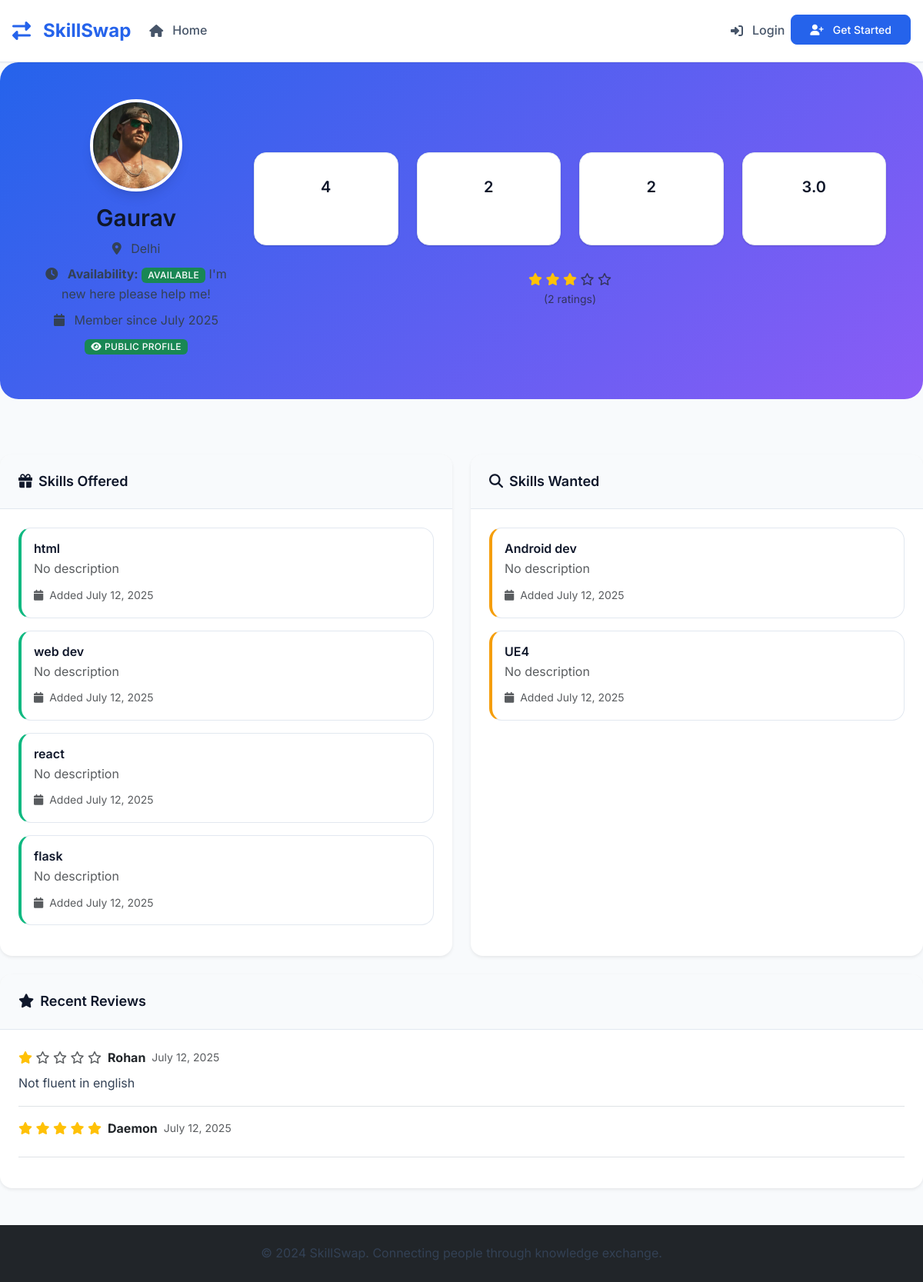
/view_profile/4, run on the app's committed database.
### tables this page shows
CREATE TABLE users (
            id INTEGER PRIMARY KEY AUTOINCREMENT,
            email TEXT UNIQUE NOT NULL,
            password_hash TEXT NOT NULL,
            name TEXT NOT NULL,
            location TEXT,
            profile_photo TEXT,
            availability TEXT,
            is_public INTEGER DEFAULT 1,
            is_admin INTEGER DEFAULT 0,
            is_banned INTEGER DEFAULT 0,
            created_at TIMESTAMP DEFAULT CURRENT_TIMESTAMP
        , bio TEXT, is_under_supervision INTEGER DEFAULT 0, availability_start TEXT, availability_end TEXT);

CREATE TABLE skills (
            id INTEGER PRIMARY KEY AUTOINCREMENT,
            user_id INTEGER,
            skill_name TEXT NOT NULL,
            skill_type TEXT NOT NULL, -- 'offered' or 'wanted'
            description TEXT,
            is_approved INTEGER DEFAULT 1,
            created_at TIMESTAMP DEFAULT CURRENT_TIMESTAMP, is_rejected INTEGER DEFAULT 0, rejection_reason TEXT, rejected_at TIMESTAMP,
            FOREIGN KEY (user_id) REFERENCES users (id)
        );

CREATE TABLE ratings (
            id INTEGER PRIMARY KEY AUTOINCREMENT,
            swap_request_id INTEGER,
            rater_id INTEGER,
            rated_id INTEGER,
            rating INTEGER CHECK(rating >= 1 AND rating <= 5),
            feedback TEXT,
            created_at TIMESTAMP DEFAULT CURRENT_TIMESTAMP,
            FOREIGN KEY (swap_request_id) REFERENCES swap_requests (id),
            FOREIGN KEY (rater_id) REFERENCES users (id),
            FOREIGN KEY (rated_id) REFERENCES users (id)
        );

### skill_swap_app.py (the view)
@app.route('/view_profile/<int:user_id>')
def view_profile(user_id):
    conn = get_db()
    user = conn.execute('SELECT * FROM users WHERE id = ? AND is_public = 1 AND is_banned = 0', (user_id,)).fetchone()
    if not user:
        flash('Profile not found or not available.', 'error')
        return redirect(url_for('index'))
    offered_skills = conn.execute('''
        SELECT * FROM skills WHERE user_id = ? AND skill_type = 'offered' AND is_approved = 1
    ''', (user_id,)).fetchall()
    wanted_skills = conn.execute('''
        SELECT * FROM skills WHERE user_id = ? AND skill_type = 'wanted' AND is_approved = 1
    ''', (user_id,)).fetchall()
    completed_swaps = conn.execute('''
        SELECT COUNT(*) as count FROM swap_requests
        WHERE (requester_id = ? OR provider_id = ?) AND status = 'accepted'
    ''', (user_id, user_id)).fetchone()['count']
    avg_rating = conn.execute('''
        SELECT AVG(rating) as avg_rating, COUNT(*) as total_ratings
        FROM ratings WHERE rated_id = ?
    ''', (user_id,)).fetchone()
    recent_reviews = conn.execute('''
        SELECT r.*, u.name as reviewer_name
        FROM ratings r
        JOIN users u ON r.rater_id = u.id
        WHERE r.rated_id = ?
        ORDER BY r.created_at DESC
        LIMIT 5
    ''', (user_id,)).fetchall()
    can_request = False
    if 'user_id' in session and session['user_id'] != user_id:
        user_offered_skills = conn.execute('''
            SELECT COUNT(*) as count FROM skills
            WHERE user_id = ? AND skill_type = 'offered' AND is_approved = 1
        ''', (session['user_id'],)).fetchone()['count']
        can_request = user_offered_skills > 0
    conn.close()
    user = convert_row_datetimes(user)
    offered_skills = convert_rows_datetimes(offered_skills)
    wanted_skills = convert_rows_datetimes(wanted_skills)
    recent_reviews = convert_rows_datetimes(recent_reviews)
    stats = {
        'offered_skills': len(offered_skills),
        'wanted_skills': len(wanted_skills),
        'completed_swaps': completed_swaps,
        'avg_rating': avg_rating['avg_rating'] or 0,
        'total_ratings': avg_rating['total_ratings'] or 0,
        'has_rating': avg_rating['total_ratings'] > 0
    }
    return render_template('view_profile.html',
                         user=user,
                         offered_skills=offered_skills,
                         wanted_skills=wanted_skills,
                         stats=stats,
                         recent_reviews=recent_reviews,
                         can_request=can_request)

### templates/view_profile.html (shortened to what this page needs)
{% extends "base.html" %}
{% block content %}
<div class="row mb-4">
    <div class="col-12">
        <div class="profile-header">
            <div class="row align-items-center">
                <div class="col-md-3 text-center">
                    <div class="position-relative d-inline-block">
                        {% if user.profile_photo %}
                            <img src="{{ url_for('static', filename='uploads/' + user.profile_photo) }}"
                                 alt="{{ user.name }}" class="profile-avatar mb-3">
                        {% else %}
                            <img src="{{ url_for('static', filename='images/default-avatar.png') }}"
                                 alt="{{ user.name }}" class="profile-avatar mb-3">
                        {% endif %}
                    </div>
                    <h2 class="mb-2">{{ user.name }}</h2>
                    <p class="mb-2">
                        <i class="fas fa-map-marker-alt me-2"></i>
                        {{ user.location or 'Location not specified' }}
                    </p>
                    <p class="mb-2">
                        <i class="fas fa-clock me-2"></i>
                        <strong>Availability:</strong>
                        {% if user.availability %}
                            <span class="badge bg-success">Available</span> {{ user.availability }}
                        {% else %}
                            <span class="badge bg-secondary">Not Available</span>
                        {% endif %}
                    </p>
                    <p class="mb-2">
                        <i class="fas fa-calendar me-2"></i>
                        Member since {{ user.created_at.strftime('%B %Y') }}
                    </p>
                    <div class="mb-2">
                        <span class="badge bg-{{ 'success' if user.is_public else 'secondary' }}">
                            <i class="fas fa-{{ 'eye' if user.is_public else 'eye-slash' }} me-1"></i>
                            {{ 'Public Profile' if user.is_public else 'Private Profile' }}
                        </span>
                    </div>
                </div>
                <div class="col-md-9">
                    <div class="row text-center">
                        <div class="col-md-3 mb-3">
                            <div class="stats-card">
                                <h4 class="mb-1">{{ stats.offered_skills }}</h4>
                                <small>Skills Offered</small>
                            </div>
                        </div>
                        <div class="col-md-3 mb-3">
                            <div class="stats-card">
                                <h4 class="mb-1">{{ stats.wanted_skills }}</h4>
                                <small>Skills Wanted</small>
                            </div>
                        </div>
                        <div class="col-md-3 mb-3">
                            <div class="stats-card">
                                <h4 class="mb-1">{{ stats.completed_swaps }}</h4>
                                <small>Completed Swaps</small>
                            </div>
                        </div>
                        <div class="col-md-3 mb-3">
                            <div class="stats-card">
                                {% if stats.has_rating %}
                                    <h4 class="mb-1">{{ stats.avg_rating|round(1) }}</h4>
                                    <small>Avg Rating</small>
                                {% else %}
                                    <h4 class="mb-1 text-muted">Unrated</h4>
                                    <small>No ratings yet</small>
                                {% endif %}
                            </div>
                        </div>
                    </div>
                    {% if stats.has_rating %}
                    <div class="text-center mt-3">
                        <div class="rating-stars">
                            {% for i in range(5) %}
                                {% if i < stats.avg_rating %}
                                    <i class="fas fa-star text-warning"></i>
                                {% else %}
                                    <i class="far fa-star text-muted"></i>
                                {% endif %}
                            {% endfor %}
                        </div>
                        <small class="text-muted">({{ stats.total_ratings }} ratings)</small>
                    </div>
                    {% endif %}
                </div>
            </div>
        </div>
    </div>
</div>
<div class="row mb-4">
    <div class="col-md-6">
        <div class="card border-0 shadow-sm h-100">
            <div class="card-header">
                <h5 class="mb-0">
                    <i class="fas fa-gift me-2"></i>Skills Offered
                </h5>
            </div>
            <div class="card-body">
                {% if offered_skills %}
                    {% for skill in offered_skills %}
                    <div class="skill-card offered p-3 mb-3">
                        <h6 class="mb-1">{{ skill.skill_name }}</h6>
                        <p class="text-muted mb-2">{{ skill.description or 'No description' }}</p>
                        <small class="text-muted">
                            <i class="fas fa-calendar me-1"></i>
                            Added {{ skill.created_at.strftime('%B %d, %Y') }}
                        </small>
                    </div>
                    {% endfor %}
                {% else %}
                    <div class="text-center text-muted py-4">
                        <i class="fas fa-gift fa-3x mb-3"></i>
                        <p>No skills offered yet</p>
                    </div>
                {% endif %}
            </div>
        </div>
    </div>
    <div class="col-md-6">
        <div class="card border-0 shadow-sm h-100">
            <div class="card-header">
                <h5 class="mb-0">
                    <i class="fas fa-search me-2"></i>Skills Wanted
                </h5>
            </div>
            <div class="card-body">
                {% if wanted_skills %}
                    {% for skill in wanted_skills %}
                    <div class="skill-card wanted p-3 mb-3">
                        <h6 class="mb-1">{{ skill.skill_name }}</h6>
                        <p class="text-muted mb-2">{{ skill.description or 'No description' }}</p>
                        <small class="text-muted">
                            <i class="fas fa-calendar me-1"></i>
                            Added {{ skill.created_at.strftime('%B %d, %Y') }}
                        </small>
                    </div>
                    {% endfor %}
                {% else %}
                    <div class="text-center text-muted py-4">
                        <i class="fas fa-search fa-3x mb-3"></i>
                        <p>No skills wanted yet</p>
                    </div>
                {% endif %}
            </div>
        </div>
    </div>
</div>
{% if recent_reviews %}
<div class="row mb-4">
    <div class="col-12">
        <div class="card border-0 shadow-sm">
            <div class="card-header">
                <h5 class="mb-0">
                    <i class="fas fa-star me-2"></i>Recent Reviews
                </h5>
            </div>
            <div class="card-body">
                {% for review in recent_reviews %}
                <div class="review-item border-bottom pb-3 mb-3">
                    <div class="d-flex justify-content-between align-items-start">
                        <div>
                            <div class="d-flex align-items-center mb-2">
                                <div class="rating-stars me-2">
                                    {% for i in range(5) %}
                                        {% if i < review.rating %}
                                            <i class="fas fa-star text-warning"></i>
                                        {% else %}
                                            <i class="far fa-star text-muted"></i>
                                        {% endif %}
                                    {% endfor %}
                                </div>
                                <strong>{{ review.reviewer_name }}</strong>
                                <small class="text-muted ms-2">
                                    {{ review.created_at.strftime('%B %d, %Y') }}
                                </small>
                            </div>
                            {% if review.feedback %}
                            <p class="mb-0">{{ review.feedback }}</p>
                            {% endif %}
                        </div>
                    </div>
                </div>
                {% endfor %}
            </div>
        </div>
    </div>
</div>
{% endif %}
{% endblock %}

### data on the page
users: profile_photo (picture), name "Gaurav", location "Delhi", availability "I'm new here please help me!", is_public "PUBLIC PROFILE"
skills: skill_name "html", description "No description", created_at "July 12, 2025"
skills: skill_name "web dev", description "No description", created_at "July 12, 2025"
skills: skill_name "react", description "No description", created_at "July 12, 2025"
skills: skill_name "flask", description "No description", created_at "July 12, 2025"
skills: skill_name "Android dev", description "No description", created_at "July 12, 2025"
skills: skill_name "UE4", description "No description", created_at "July 12, 2025"
ratings: rating 1 (drawn), reviewer_name "Rohan", created_at "July 12, 2025", feedback "Not fluent in english"
ratings: rating 5 (drawn), reviewer_name "Daemon", created_at "July 12, 2025"

### other printed values
{{ user.created_at.strftime('%B %Y') }} "July 2025"
{{ stats.offered_skills }} "4"
{{ stats.wanted_skills }} "2"
{{ stats.completed_swaps }} "2"
{{ stats.avg_rating|round(1) }} "3.0"
{{ stats.total_ratings }} "2"
